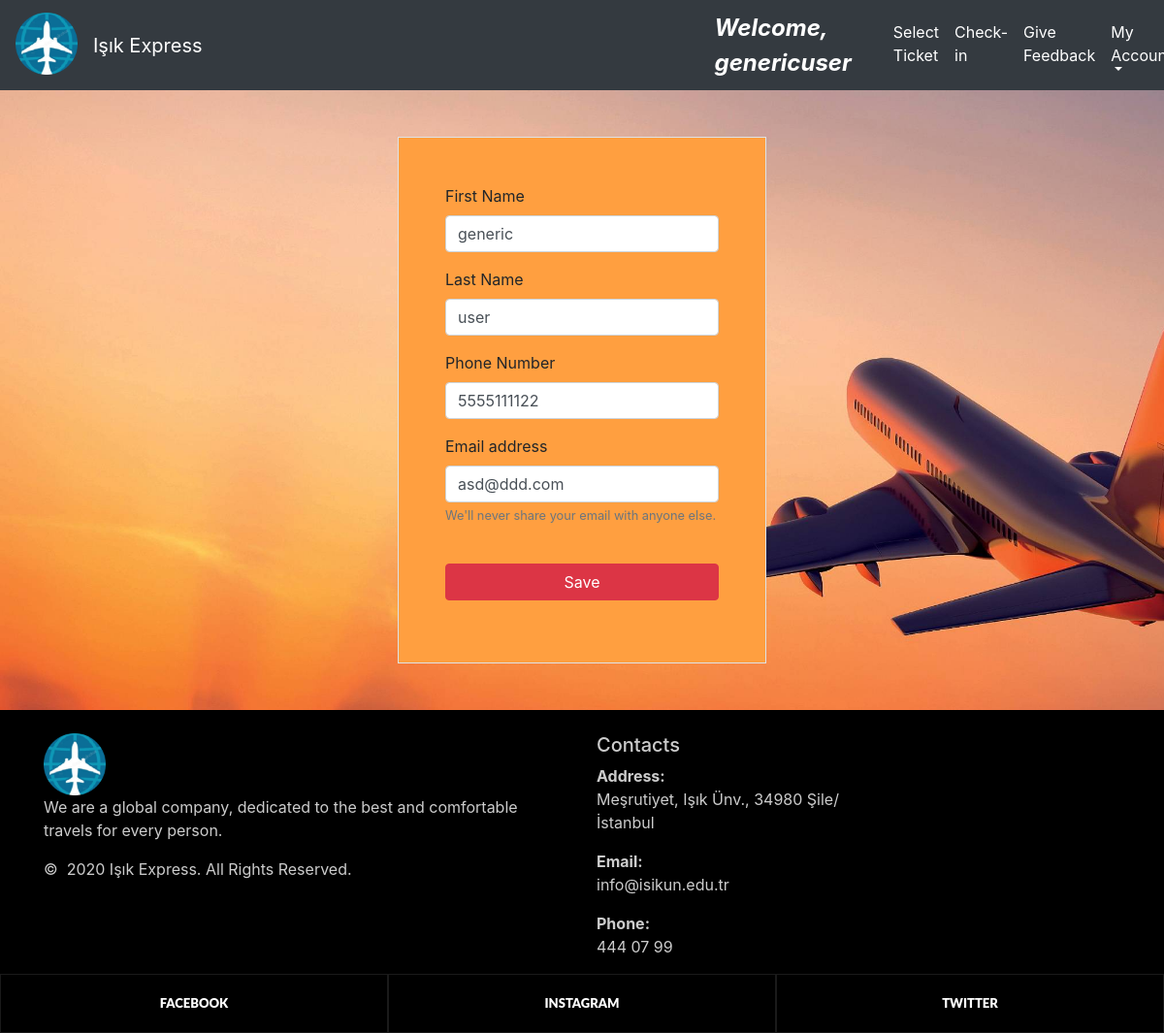
Before: /changeEmail/ (signed in) with the older database file.
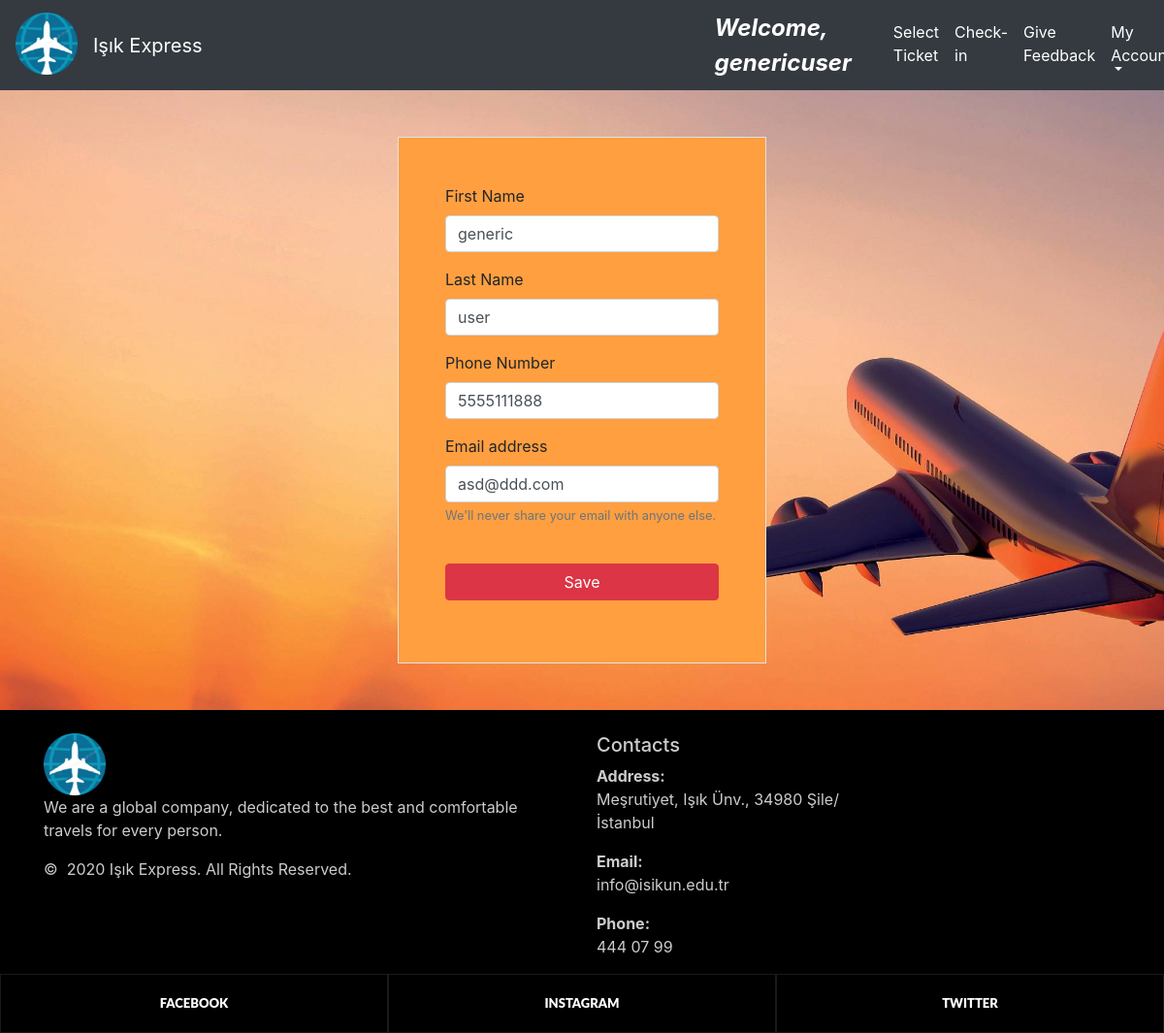
After: the same page with the newer database file.
### home/models.py (models this page shows, shortened)
class RegisteredUser(models.Model):
    user= models.OneToOneField(User,null=True,on_delete=models.CASCADE)   ## realation with django's user
    first_name = models.CharField(max_length=255,null=True)
    last_name = models.CharField(max_length=255, null=True)
    phone = models.CharField(max_length=11, null=True)
    email = models.EmailField(max_length=254)
    date_created = models.DateField(auto_now_add=True,null=True)
    my_points = models.DecimalField(max_digits=10, decimal_places=2, null=True)

### home/views.py (the view)
# urls.py: path('changeEmail/', views.changeEmail, name="changeEmail"),
@login_required
def changeEmail(request):
    registereduser = request.user.registereduser
    form = ChangeEmailForm(instance=registereduser)
    if request.method =='POST':
        form = ChangeEmailForm(request.POST,instance=registereduser)
        if form.is_valid():
            form.save()
            return redirect('/homepage')
    context = {'form':form}
    return render(request, 'home/changeEmail.html', context)

### home/forms.py
class ChangeEmailForm(ModelForm):
   class Meta:
      model=RegisteredUser
      fields = ['first_name','last_name','email','phone']
      widgets = {     # django formları için css style
         'first_name': forms.TextInput(attrs={'class': 'form-control'}),
         'last_name': forms.TextInput(attrs={'class': 'form-control'}),
         'phone': forms.TextInput(attrs={'class': 'form-control'}),
         'email': forms.TextInput(attrs={'class': 'form-control'}),
      }

### home/templates/home/changeEmail.html (shortened to what this page needs)
{% extends 'home/main.html' %}
{% load static %}
{% block content %}
<head>
    <link rel="stylesheet" href="https://stackpath.bootstrapcdn.com/bootstrap/4.1.3/css/bootstrap.min.css"
>
</head>
<body class="first-info">
<div class="row">
    <div class="col-sm-4"></div>
    <div class="col-sm-4">
        <div class="container border p-5 my-5"  style="background-color:#ff9f40" >
            <form method="POST">
                <div class="form-group">
                    <label>First Name</label>
                    <div>{{form.first_name}}</div>
                </div>
                <div class="form-group">
                    <label>Last Name</label>
                    <div>{{form.last_name}}</div>
                </div>
                <div class="form-group">
                    <label>Phone Number</label>
                    <div>{{form.phone}}</div>
                </div>
                <div class="form-group">
                    <label>Email address</label>
                    <div>{{form.email}}</div>
                    <small id="emailHelp" class="form-text text-muted">We'll never share your email with anyone else.</small>
                </div>
                <button type="submit" class="btn btn-danger btn-block">Save</button>
            </form>
        </div>
    </div>
    <div class="col-sm-4"></div>
</div>
</body>
{% endblock %}

Changed rows visible on the page:
changed RegisteredUser "generic": phone "5555111122" → "5555111888"
